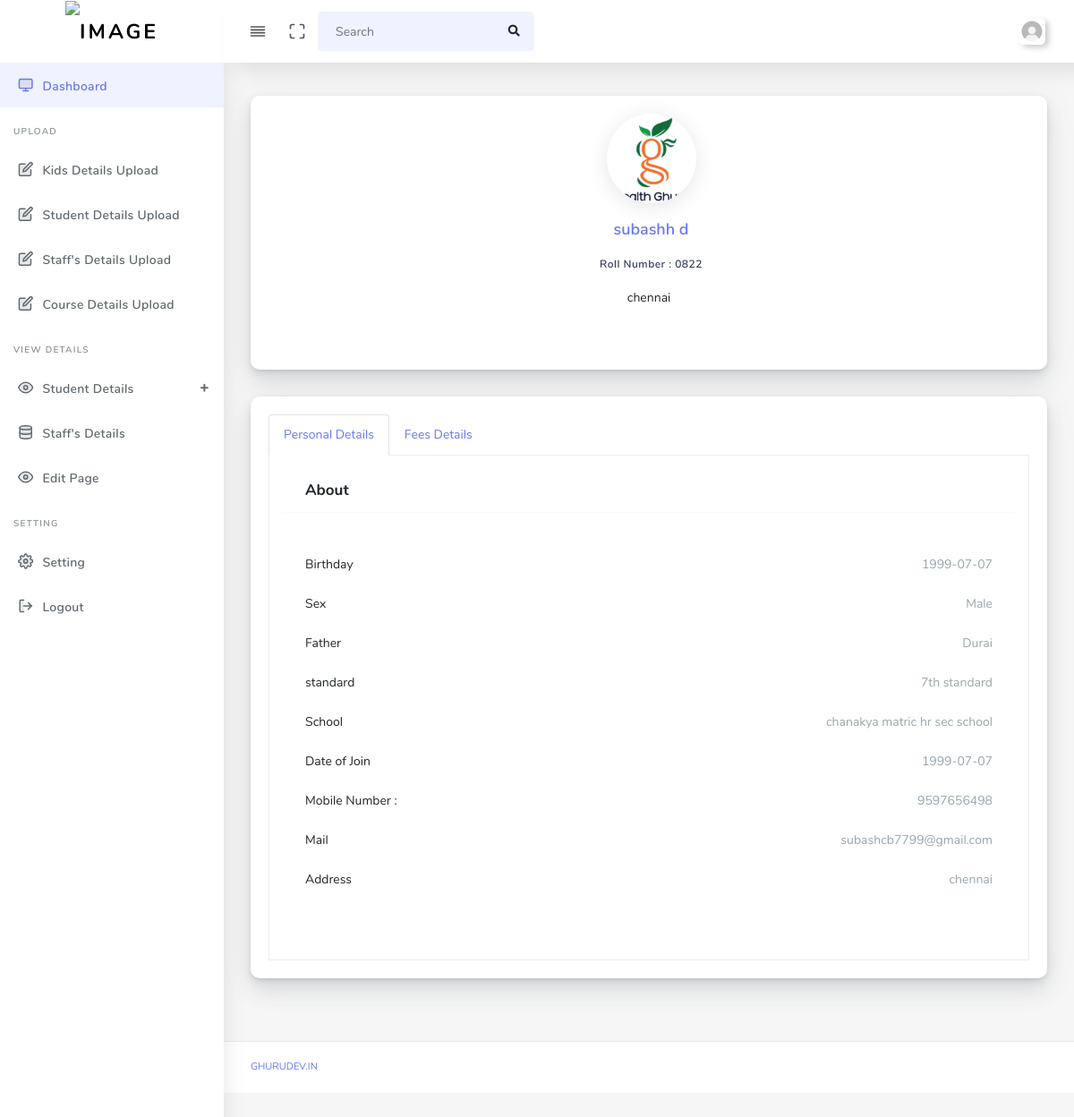
/main/student_data/12, run on the app's committed database.
### tables this page shows
CREATE TABLE `student_table` (
  `id` int(11) NOT NULL,
  `std_enroll` varchar(255) NOT NULL,
  `std_name` varchar(255) NOT NULL,
  `std_dob` varchar(255) NOT NULL,
  `std_age` varchar(255) NOT NULL,
  `std_gender` varchar(255) NOT NULL,
  `std_parent` varchar(255) NOT NULL,
  `std_school` varchar(255) NOT NULL,
  `std_standard` varchar(255) NOT NULL,
  `std_doj` varchar(255) NOT NULL,
  `std_mobile` varchar(255) NOT NULL,
  `std_mail` varchar(255) NOT NULL,
  `std_address` varchar(255) NOT NULL,
  `std_pic` varchar(255) NOT NULL
);

### application/controllers/Main.php (called while the page is built, shortened)
<?php
class Main extends CI_Controller
{
    public function student_data($id)
    {
        $this->load->model('Main_Model');
        $return['data7'] = $this->Main_Model->fetchstd($id);
        $return['data14']=$this->Main_Model->join_table_std();
        $this->load->view('admin/stdprofile', $return);
    }
}
?>

### index.php (called while the page is built, shortened)
<?php
require_once BASEPATH.'core/CodeIgniter.php';

### application/models/Main_Model.php (called while the page is built, shortened)
<?php
class Main_Model extends CI_Model {
    public function join_table_std(){
      $this->db->select('std_paid_amnt,std_pending_amnt,std_amnt_status');
      $this->db->from('student_fees_table');
      $this->db->join('student_table', 'student_fees_table.std_enroll_check = student_table.std_enroll');
      return  $this->db->get()->result();
    }
    public function fetchstd($id) {
      $this->db->Where('id',$id);
      return $this->db->get('student_table')->result();
    }
}
?>

### application/views/admin/stdprofile.php (the view, shortened to what this page needs)
<!DOCTYPE html>
<html lang="en">
<head>
  <link rel="stylesheet" href="<?= base_url() ?>admin/assets/css/app.min.css">
  <link rel="stylesheet" href="<?= base_url() ?>admin/assets/bundles/bootstrap-social/bootstrap-social.css">
  <link rel="stylesheet" href="<?= base_url() ?>admin/assets/bundles/summernote/summernote-bs4.css">
  <link rel="stylesheet" href="<?= base_url() ?>admin/assets/css/style.css">
  <link rel="stylesheet" href="<?= base_url() ?>admin/assets/css/components.css">
  <link rel="stylesheet" href="<?= base_url() ?>admin/assets/css/custom.css">
</head>
<body>
  <div id="app">
    <div class="main-wrapper main-wrapper-1">
      <div class="navbar-bg"></div>
      <nav class="navbar navbar-expand-lg main-navbar sticky">
        <div class="form-inline mr-auto">
          <ul class="navbar-nav mr-3">
            <li><a href="#" data-toggle="sidebar" class="nav-link nav-link-lg
                  collapse-btn"> <i data-feather="align-justify"></i></a></li>
            <li><a href="#" class="nav-link nav-link-lg fullscreen-btn">
                <i data-feather="maximize"></i>
              </a></li>
            <li>
              <form class="form-inline mr-auto">
                <div class="search-element">
                  <input class="form-control" type="search" placeholder="Search" aria-label="Search" data-width="200">
                  <button class="btn" type="submit">
                    <i class="fas fa-search"></i>
                  </button>
                </div>
              </form>
            </li>
          </ul>
        </div>
        <ul class="navbar-nav navbar-right">
          <li class="dropdown"><a href="#" data-toggle="dropdown"
              class="nav-link dropdown-toggle nav-link-lg nav-link-user"> <img alt="image"
                src="<?= base_url() ?>admin/assets/img/profile-user/user-profile.jpg" class="user-img-radious-style">
              <span class="d-sm-none d-lg-inline-block"></span></a>
              <?php
              $user = $this->session->userdata('user');
              extract($user);
              ?>
          </li>
        </ul>
      </nav>
      <div class="main-sidebar sidebar-style-2">
        <aside id="sidebar-wrapper">
          <div class="sidebar-brand">
            <a href="<?= base_url('main/admin') ?>"> <img alt="image"
                src="<?= base_url() ?>admin/assets/img/logo/cropped-LOGO-01.png" class="header-logo" />
            </a>
          </div>
          <ul class="sidebar-menu">
            <li class="dropdown active">
              <a href="<?= base_url('main/admin') ?>" class="nav-link"><i
                  data-feather="monitor"></i><span>Dashboard</span></a>
            </li>
            <li class="menu-header">Upload</li>
            <li class="dropdown"><a class="nav-link" href="<?= base_url('main/Kids_details_upload') ?>"><i
                  data-feather="edit"></i><span>Kids Details Upload</span></a></li>
            <li class="dropdown">
              <a href="<?= base_url('main/Student_details_upload/') ?>" class="nav-link"><i
                  data-feather="edit"></i><span>Student Details Upload</span></a>
            </li>
            <li class="dropdown">
              <a href="<?= base_url('main/Staff_details_upload/') ?>" class="nav-link"><i
                  data-feather="edit"></i><span>Staff's Details Upload</span></a>
            </li>
            <li class="dropdown">
              <a href="#" class="nav-link"><i data-feather="edit"></i><span>Course Details Upload</span></a>
            </li>
            <li class="menu-header">View Details</li>
            <li class="dropdown">
              <a href="#" class="menu-toggle nav-link has-dropdown"><i data-feather="eye"></i><span>Student
                  Details</span></a>
            </li>
            <li class="dropdown">
              <a href="<?= base_url('main/view_staff_details') ?>" class="nav-link"><i
                  data-feather="database"></i><span>Staff's Details</span></a>
            </li>
            <li><a class="nav-link" href="<?= base_url('main/edit') ?>"><i data-feather="eye"></i><span>Edit
                  Page</span></a></li>
            <li class="menu-header">Setting</li>
            <li class="dropdown">
              <a href="#" class="nav-link"><i data-feather="settings"></i><span>Setting</span></a>
            </li>
            <li class="dropdown">
              <a href="<?= base_url('main/admin_logout') ?>" class="nav-link"><i
                  data-feather="log-out"></i><span>Logout</span></a>
            </li>
          </ul>
        </aside>
      </div>
      <?php
      if (isset($data7)) {
        ?>
        <div class="main-content" style="margin-top:-40px;">
          <section class="section">
            <div class="section-body">
              <div class="row mt-sm-4">
                <div class="col-12 col-md-12 col-lg-12">
                  <div class="card author-box">
                    <div class="card-body">
                      <div class="author-box-center">
                        <img alt="image" src="<?= base_url('upload/' . $data7[0]->std_pic) ?>" width="100" height="100"
                          class="rounded-circle author-box-picture">
                        <div class="author-box-name mt-3 mb-3">
                          <a href="#">
                            <?= $data7[0]->std_name ?>
                          </a>
                        </div>
                        <div class="author-box-job">Roll Number :
                          <?= $data7[0]->std_enroll ?>
                        </div>
                      </div>
                      <div class="text-center">
                        <div class="author-box-description">
                          <p>
                            <?= $data7[0]->std_address ?>
                          </p>
                        </div>
                      </div>
                    </div>
                  </div>
                </div>
                <div class="col-12 col-md-12 col-lg-12">
                  <div class="card">
                    <div class="padding-20">
                      <ul class="nav nav-tabs" id="myTab2" role="tablist">
                        <li class="nav-item">
                          <a class="nav-link active" id="home-tab2" data-toggle="tab" href="#about" role="tab"
                            aria-selected="true">Personal Details</a>
                        </li>
                        <li class="nav-item">
                          <a class="nav-link" id="profile-tab2"  data-toggle="tab" href="#settings" role="tab"
                            aria-selected="false">Fees Details</a>
                        </li>
                      </ul>
                      <div class="tab-content tab-bordered" id="myTab3Content">
                        <div class="tab-pane fade show active" id="about" role="tabpanel" aria-labelledby="home-tab2">
                          <div class="card-header">
                            <h4>About</h4>
                          </div>
                          <div class="card-body">
                            <div class="py-4">
                              <p class="clearfix">
                                <span class="float-left">
                                  Birthday
                                </span>
                                <span class="float-right text-muted">
                                  <?= $data7[0]->std_dob ?>
                                </span>
                              </p>
                              <p class="clearfix">
                                <span class="float-left">
                                  Sex
                                </span>
                                <span class="float-right text-muted">
                                  <?= $data7[0]->std_gender ?>
                                </span>
                              </p>
                              <p class="clearfix">
                                <span class="float-left">
                                  Father
                                </span>
                                <span class="float-right text-muted">
                                  <?= $data7[0]->std_parent ?>
                                </span>
                              </p>
                              <p class="clearfix">
                                <span class="float-left">
                                  standard
                                </span>
                                <span class="float-right text-muted">
                                  <?= $data7[0]->std_standard ?>
                                </span>
                              </p>
                              <p class="clearfix">
                                <span class="float-left">
                                  School
                                </span>
                                <span class="float-right text-muted">
                                  <?= $data7[0]->std_school ?>
                                </span>
                              </p>
                              <p class="clearfix">
                                <span class="float-left">
                                  Date of Join
                                </span>
                                <span class="float-right text-muted">
                                  <?= $data7[0]->std_doj ?>
                                </span>
                              </p>
                              <p class="clearfix">
                                <span class="float-left">
                                  Mobile Number :
                                </span>
                                <span class="float-right text-muted">
                                  <?= $data7[0]->std_mobile ?>
                                </span>
                              </p>
                              <p class="clearfix">
                                <span class="float-left">
                                  Mail
                                </span>
                                <span class="float-right text-muted">
                                  <?= $data7[0]->std_mail ?>
                                </span>
                              </p>
                              <p class="clearfix">
                                <span class="float-left">
                                  Address
                                </span>
                                <span class="float-right text-muted">
                                  <?= $data7[0]->std_address ?>
                                </span>
                              </p>
                            </div>
                          </div>
                        </div>
                        <?php
      }
      ?>
                    </div>
                  </div>
                </div>
              </div>
            </div>
          </div>
        </section>
      </div>
      <footer class="main-footer">
        <div class="footer-left">
          <a href="templateshub.net">Ghurudev.in</a></a>
        </div>
      </footer>
    </div>
  </div>
</body>
</html>

### data on the page
student_table: std_pic (picture), std_name "subashh d", std_enroll "0822", std_address "chennai", std_dob "1999-07-07", std_gender "Male", std_parent "Durai", std_standard "7th standard", std_school "chanakya matric hr sec school", std_doj "1999-07-07", std_mobile "9597656498", std_mail "subashcb7799@gmail.com"
